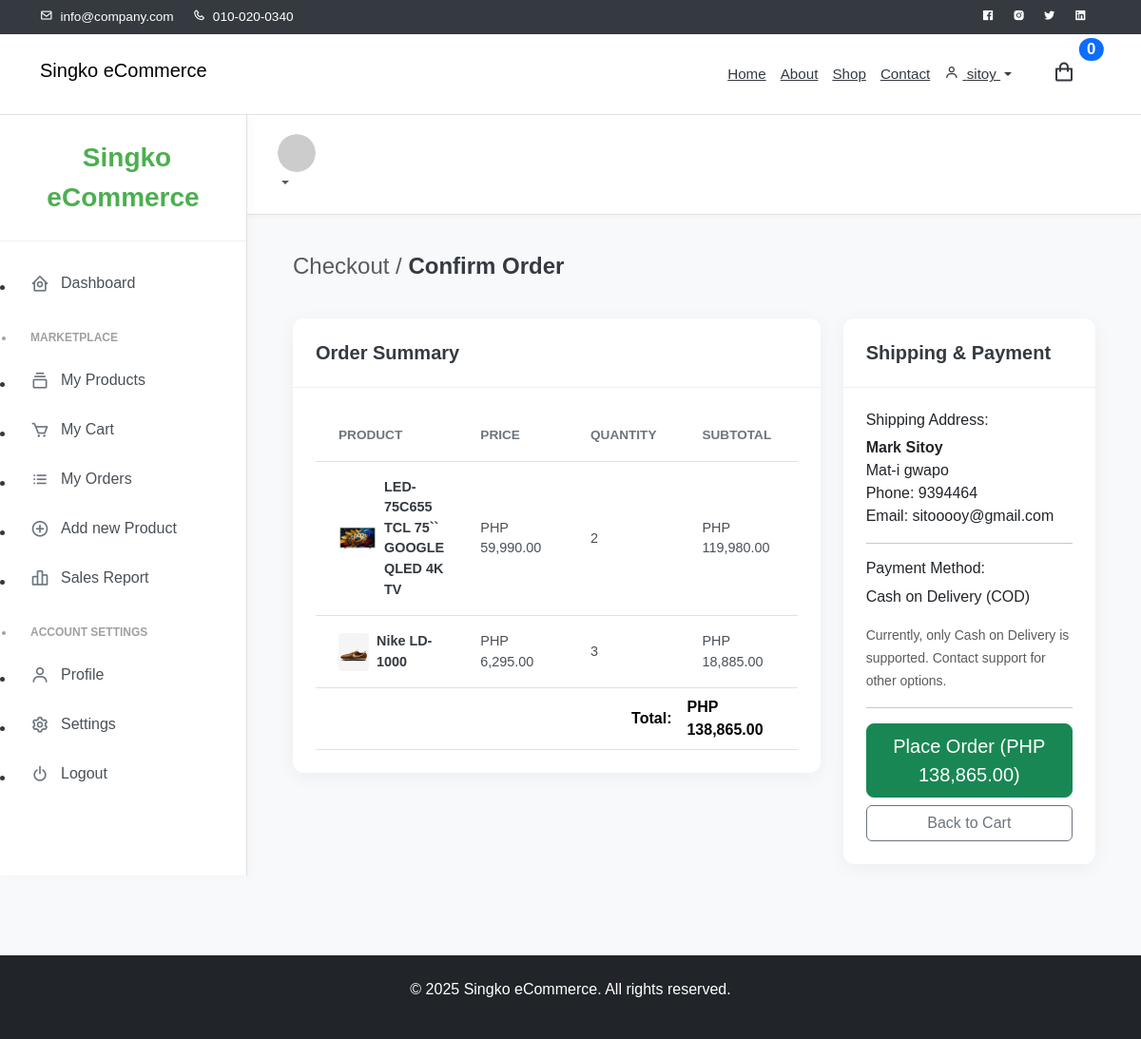
Screenshot of /checkout.php (signed in) with the database file from the repository.
### tables this page shows
CREATE TABLE IF NOT EXISTS `cart_items` (
  `cart_item_id` int NOT NULL AUTO_INCREMENT,
  `user_id` int NOT NULL,
  `product_id` int NOT NULL,
  `quantity` int NOT NULL DEFAULT '1',
  `created_at` timestamp NULL DEFAULT CURRENT_TIMESTAMP,
  `updated_at` timestamp NULL DEFAULT CURRENT_TIMESTAMP ON UPDATE CURRENT_TIMESTAMP,
  PRIMARY KEY (`cart_item_id`),
  KEY `user_id` (`user_id`),
  KEY `product_id` (`product_id`)
);

CREATE TABLE IF NOT EXISTS `products` (
  `product_id` int NOT NULL AUTO_INCREMENT,
  `seller_id` int NOT NULL,
  `name` varchar(100) NOT NULL,
  `description` text,
  `price` decimal(10,2) NOT NULL,
  `category_id` int NOT NULL,
  `stock_quantity` int NOT NULL,
  `image_url` varchar(100) DEFAULT NULL,
  `status` enum('active','inactive','sold_out') NOT NULL DEFAULT 'active',
  `created_at` timestamp NULL DEFAULT CURRENT_TIMESTAMP,
  `updated_at` timestamp NULL DEFAULT CURRENT_TIMESTAMP ON UPDATE CURRENT_TIMESTAMP,
  PRIMARY KEY (`product_id`),
  KEY `seller_id` (`seller_id`),
  KEY `category_id` (`category_id`)
);

CREATE TABLE IF NOT EXISTS `users` (
  `user_id` int NOT NULL AUTO_INCREMENT,
  `full_name` varchar(100) NOT NULL,
  `address` text NOT NULL,
  `contact_number` varchar(20) NOT NULL,
  `email` varchar(100) NOT NULL,
  `username` varchar(50) NOT NULL,
  `password` varchar(100) NOT NULL,
  `role` enum('buyer','seller','admin') NOT NULL DEFAULT 'buyer',
  `registration_date` timestamp NULL DEFAULT CURRENT_TIMESTAMP,
  `email_notifications` tinyint(1) DEFAULT '0',
  PRIMARY KEY (`user_id`),
  UNIQUE KEY `email` (`email`),
  UNIQUE KEY `username` (`username`)
);

### checkout.php (the view, shortened to what this page needs)
<?php
require_once 'db_config.php';
$user_id = $_SESSION['user_id'];
$user_info = [];
$cart_items = [];
$cart_total = 0;
$sql_user_details = "SELECT full_name, address, contact_number, email FROM users WHERE user_id = ?";
try {
    $stmt_user_details = $conn->prepare($sql_user_details);
    $stmt_user_details->bind_param("i", $user_id);
    $stmt_user_details->execute();
    $result_user_details = $stmt_user_details->get_result();
    if ($user_info_temp = $result_user_details->fetch_assoc()) {
        $user_info = $user_info_temp;
    } else {
        $message = "User details not found. Please log in again.";
        $message_type = "danger";
    }
} catch (Exception $e) {
    error_log("Checkout (Display): Database error fetching user details (MySQLi): " . $e->getMessage());
    $message = "Error fetching user details. Please try again later.";
    $message_type = "danger";
}
$sql_cart = "SELECT
                                ci.cart_item_id,
                                ci.product_id,
                                ci.quantity,
                                p.name AS product_name,
                                p.price AS product_price,
                                p.image_url,
                                p.stock_quantity AS available_stock,
                                p.seller_id
                            FROM cart_items ci
                            JOIN products p ON ci.product_id = p.product_id
                            WHERE ci.user_id = ?";
try {
    $stmt_cart = $conn->prepare($sql_cart);
    $stmt_cart->bind_param("i", $user_id);
    $stmt_cart->execute();
    $result_cart = $stmt_cart->get_result();
    $cart_items_temp = [];
    if ($result_cart->num_rows > 0) {
        while ($row = $result_cart->fetch_assoc()) {
            $cart_items_temp[] = $row;
        }
    }
    if (!empty($cart_items_temp)) {
        foreach ($cart_items_temp as $row) {
            $cart_items[] = $row;
            $cart_total += ($row['quantity'] * $row['product_price']);
        }
    }
} catch (Exception $e) {
    error_log("Checkout (Display): Database error fetching cart items (MySQLi): " . $e->getMessage());
    $message = "Error fetching cart items. Please try again later.";
    $message_type = "danger";
}
include 'includes/header.php';
?>
<div class="layout-wrapper layout-content-navbar">
        <div class="layout-container">
            <aside id="layout-menu" class="layout-menu menu-vertical menu bg-menu-theme">
                <div class="app-brand demo">
                    <a href="index.php" class="app-brand-link">
                        <span class="app-brand-text demo menu-text fw-bolder ms-2">Singko eCommerce</span>
                    </a>
                </div>
                <ul class="menu-inner py-1">
                    <li class="menu-item <?php echo (basename($_SERVER['PHP_SELF']) == 'dashboard.php') ? 'active' : ''; ?>">
                        <a href="dashboard.php" class="menu-link">
                            <i class="menu-icon tf-icons bx bx-home-circle"></i>
                            <div data-i18n="Dashboard">Dashboard</div>
                        </a>
                    </li>
                    <li class="menu-header small text-uppercase">
                        <span class="menu-header-text">Marketplace</span>
                    </li>
                    <li class="menu-item <?php echo (basename($_SERVER['PHP_SELF']) == 'my_products.php') ? 'active' : ''; ?>">
                        <a href="my_products.php" class="menu-link">
                            <i class="menu-icon tf-icons bx bx-collection"></i>
                            <div data-i18n="My Products">My Products</div>
                        </a>
                    </li>
                    <li class="menu-item <?php echo (basename($_SERVER['PHP_SELF']) == 'my_cart.php') ? 'active' : ''; ?>">
                        <a href="my_cart.php" class="menu-link">
                            <i class="menu-icon tf-icons bx bx-cart"></i>
                            <div data-i18n="My Cart">My Cart</div>
                        </a>
                    </li>
                    <li class="menu-item <?php echo (basename($_SERVER['PHP_SELF']) == 'my_orders.php') ? 'active' : ''; ?>">
                        <a href="my_orders.php" class="menu-link">
                            <i class="menu-icon tf-icons bx bx-list-ul"></i>
                            <div data-i18n="My Orders">My Orders</div>
                        </a>
                    </li>
                    <li class="menu-item <?php echo (basename($_SERVER['PHP_SELF']) == 'add_product.php') ? 'active' : ''; ?>">
                        <a href="add_product.php" class="menu-link">
                            <i class='menu-icon tf-icons bx bx-plus-circle'></i>
                            <div data-i18n="Add new Product">Add new Product</div>
                        </a>
                    </li>
                    <li class="menu-item <?php echo (basename($_SERVER['PHP_SELF']) == 'sales_report.php') ? 'active' : ''; ?>">
                        <a href="sales_report.php" class="menu-link">
                            <i class='menu-icon tf-icons bx bx-bar-chart-alt-2'></i>
                            <div data-i18n="Sales Report">Sales Report</div>
                        </a>
                    </li>
                    <li class="menu-header small text-uppercase">
                        <span class="menu-header-text">Account Settings</span>
                    </li>
                    <li class="menu-item <?php echo (basename($_SERVER['PHP_SELF']) == 'profile.php') ? 'active' : ''; ?>">
                        <a href="profile.php" class="menu-link">
                            <i class="menu-icon tf-icons bx bx-user"></i>
                            <div data-i18n="Profile">Profile</div>
                        </a>
                    </li>
                    <li class="menu-item <?php echo (basename($_SERVER['PHP_SELF']) == 'settings.php') ? 'active' : ''; ?>">
                        <a href="settings.php" class="menu-link">
                            <i class="menu-icon tf-icons bx bx-cog"></i>
                            <div data-i18n="Settings">Settings</div>
                        </a>
                    </li>
                    <li class="menu-item">
                        <a href="logout.php" class="menu-link">
                            <i class="menu-icon tf-icons bx bx-power-off"></i>
                            <div data-i18n="Logout">Logout</div>
                        </a>
                    </li>
                </ul>
            </aside>
            <div class="layout-page">
                <nav class="layout-navbar container-xxl navbar navbar-expand-xl navbar-detached align-items-center bg-navbar-theme" id="layout-navbar">
                    <div class="navbar-nav-right d-flex align-items-center" id="navbar-collapse">
                        <ul class="navbar-nav flex-row align-items-center ms-auto">
                            <?php if (isset($_SESSION['username'])): ?>
                                <li class="nav-item navbar-dropdown dropdown-user dropdown">
                                    <a class="nav-link dropdown-toggle hide-arrow" href="javascript:void(0);" data-bs-toggle="dropdown">
                                        <div class="avatar avatar-online">
                                            <img src="https://placehold.co/40x40/cccccc/000000?text=JD" alt class="w-px-40 h-auto rounded-circle" />
                                        </div>
                                    </a>
                                </li>
                            <?php endif; ?>
                        </ul>
                    </div>
                </nav>
                <div class="content-wrapper">
                    <div class="container-xxl flex-grow-1 container-p-y">
                        <h4 class="fw-bold py-3 mb-4"><span class="text-muted fw-light">Checkout /</span> Confirm Order</h4>
                        <div class="row">
                            <div class="col-lg-8">
                                <div class="card mb-4">
                                    <h5 class="card-header">Order Summary</h5>
                                    <div class="card-body">
                                        <div class="table-responsive">
                                            <table class="table">
                                                <thead>
                                                    <tr>
                                                        <th>Product</th>
                                                        <th>Price</th>
                                                        <th>Quantity</th>
                                                        <th>Subtotal</th>
                                                    </tr>
                                                </thead>
                                                <tbody>
                                                    <?php if (!empty($cart_items)): ?>
                                                        <?php foreach ($cart_items as $item): ?>
                                                            <tr>
                                                                <td>
                                                                    <div class="d-flex align-items-center">
                                                                        <img src="<?php echo htmlspecialchars($item['image_url'] ?? 'https://via.placeholder.com/40?text=No+Img'); ?>" alt="Product Image" style="width: 40px; height: 40px; object-fit: cover; border-radius: 4px;" class="me-2">
                                                                        <strong><?php echo htmlspecialchars($item['product_name']); ?></strong>
                                                                    </div>
                                                                </td>
                                                                <td>PHP <?php echo number_format($item['product_price'], 2); ?></td>
                                                                <td><?php echo htmlspecialchars($item['quantity']); ?></td>
                                                                <td>PHP <?php echo number_format($item['quantity'] * $item['product_price'], 2); ?></td>
                                                            </tr>
                                                        <?php endforeach; ?>
                                                    <?php else: ?>
                                                        <tr>
                                                            <td colspan="4" class="text-center">No items in your cart to checkout.</td>
                                                        </tr>
                                                    <?php endif; ?>
                                                </tbody>
                                                <tfoot>
                                                    <tr>
                                                        <td colspan="3" class="text-end fw-bold">Total:</td>
                                                        <td class="fw-bold">PHP <?php echo number_format($cart_total, 2); ?></td>
                                                    </tr>
                                                </tfoot>
                                            </table>
                                        </div>
                                    </div>
                                </div>
                            </div>
                            <div class="col-lg-4">
                                <div class="card mb-4">
                                    <h5 class="card-header">Shipping & Payment</h5>
                                    <div class="card-body">
                                        <h6>Shipping Address:</h6>
                                        <p>
                                            <strong><?php echo htmlspecialchars($user_info['full_name'] ?? 'N/A'); ?></strong><br>
                                            <?php echo htmlspecialchars($user_info['address'] ?? 'N/A'); ?><br>
                                            Phone: <?php echo htmlspecialchars($user_info['contact_number'] ?? 'N/A'); ?><br>
                                            Email: <?php echo htmlspecialchars($user_info['email'] ?? 'N/A'); ?>
                                        </p>
                                        <hr>
                                        <h6>Payment Method:</h6>
                                        <p>Cash on Delivery (COD)</p>
                                        <small class="text-muted">Currently, only Cash on Delivery is supported. Contact support for other options.</small>
                                        <hr>
                                        <form action="checkout.php" method="POST">
                                            <button type="submit" class="btn btn-success w-100 btn-lg" <?php echo empty($cart_items) ? 'disabled' : ''; ?>
                                                onclick="return confirm('Are you sure you want to place this order?');">
                                                Place Order (PHP <?php echo number_format($cart_total, 2); ?>)
                                            </button>
                                        </form>
                                        <div class="mt-2 text-center">
                                            <a href="my_cart.php" class="btn btn-outline-secondary w-100">Back to Cart</a>
                                        </div>
                                    </div>
                                </div>
                            </div>
                        </div>
                    </div>
                </div>
                </div>
            </div>
    </div>
    </main>
    <footer class="bg-dark text-white py-4 mt-5">
    <div class="container text-center">
        <p>&copy; <?php echo date('Y'); ?> Singko eCommerce. All rights reserved.</p>
    </div>
</footer>
</body>

### rows the page displays
cart_items: product.image_url (picture), product.name "LED-75C655 TCL 75`` GOOGLE QLED 4K TV", product.price "59,990.00", quantity "2", $item['quantity']*$item['product_price'] "119,980.00"
cart_items: product.image_url (picture), product.name "Nike LD-1000", product.price "6,295.00", quantity "3", $item['quantity']*$item['product_price'] "18,885.00"
users: full_name "Mark Sitoy", address "Mat-i gwapo", contact_number "9394464", email "sitooooy@gmail.com"

### other values shown
$_SESSION['username'] "sitoy"
$cart_total "138,865.00"
